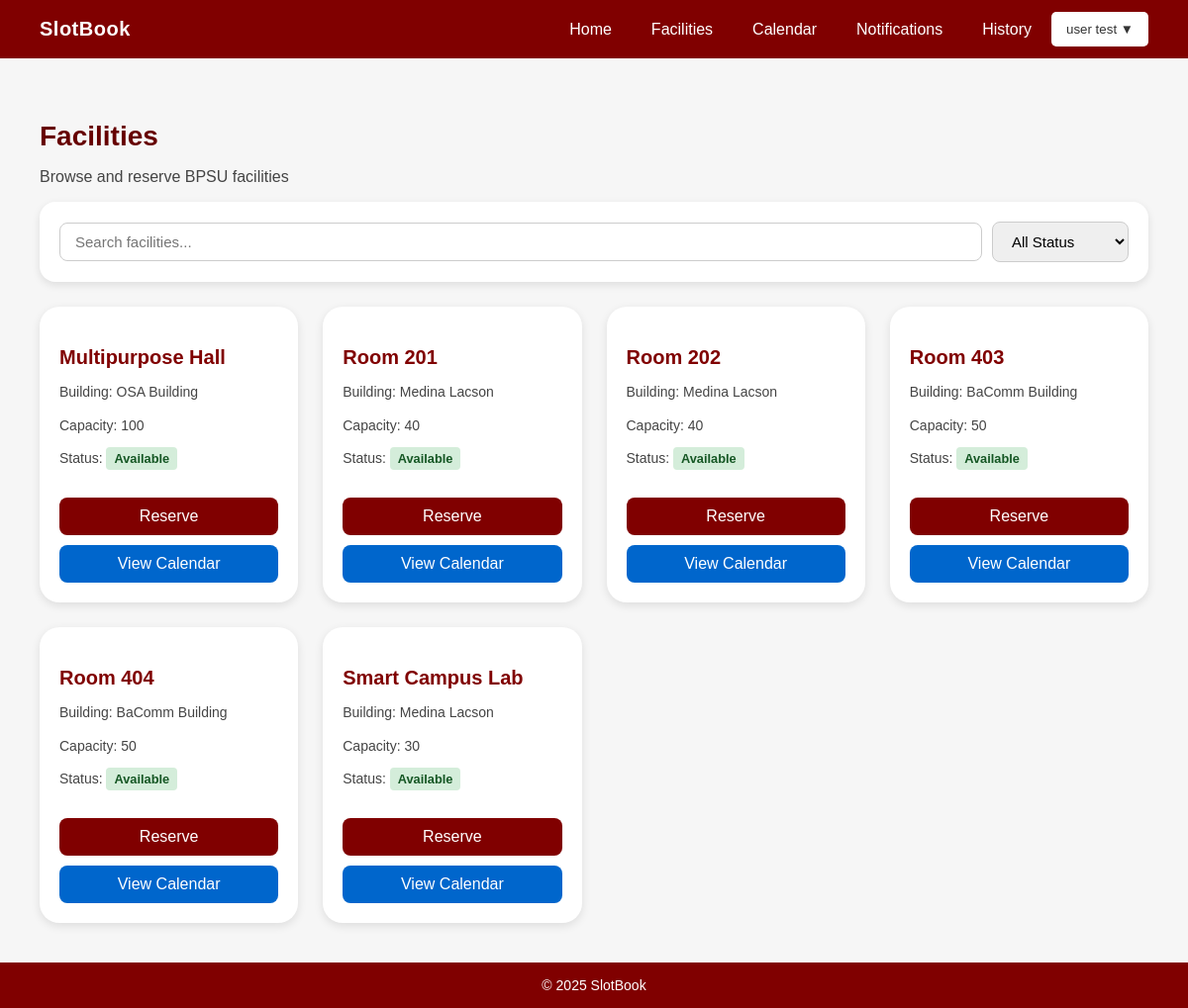
Page /slotbook/facilities_f.php (signed in) on the committed database.
### tables this page shows
CREATE TABLE `facilities` (
  `id` int(11) NOT NULL,
  `name` varchar(200) NOT NULL,
  `building` varchar(200) NOT NULL,
  `capacity` int(11) DEFAULT 0,
  `status` enum('available','maintenance') NOT NULL DEFAULT 'available',
  `created_at` timestamp NOT NULL DEFAULT current_timestamp()
);

### slotbook/facilities_f.php (the view, shortened to what this page needs)
<?php
require_once __DIR__ . '/includes/functions.php';
$query = "SELECT * FROM facilities ORDER BY name ASC";
$result = $mysqli->query($query);
?>
<!DOCTYPE html>
<html lang="en">
<head>
    <link rel="stylesheet" href="css\facilities_f.css">
</head>
<body>
    <header>
        <div class="brand">SlotBook</div>
        <nav>
            <a href="dashboard_f.php">Home</a>
            <a href="facilities_f.php">Facilities</a>
            <a href="calendar_view.php">Calendar</a>
            <a href="notifications.php">Notifications</a>
            <a href="history.php">History</a>
            <div class="user-menu">
                <button class="user-dropdown">
                    <?= htmlspecialchars($_SESSION['full_name'] ?? 'User') ?> ▼
                </button>
            </div>
        </nav>
    </header>
    <main>
        <section>
            <h2>Facilities</h2>
            <p>Browse and reserve BPSU facilities</p>
        </section>
        <section class="filter-bar">
            <input type="text" id="searchInput" placeholder="Search facilities..." onkeyup="filterFacilities()">
            <select id="filterStatus" onchange="filterFacilities()">
                <option value="">All Status</option>
            </select>
        </section>
        <section>
            <div class="facility-grid">
                <?php if ($result && $result->num_rows > 0): ?>
                    <?php while ($row = $result->fetch_assoc()): ?>
                        <?php
                        $status = $row['status'] ?? 'available';
                        $status_display = ucfirst($status);
                        $status_class = $status;
                        $can_reserve = ($status === 'available');
                        ?>
                        <div class="facility-card" data-status="<?= $status ?>">
                            <div>
                                <h3><?= htmlspecialchars($row['name']); ?></h3>
                                <p>Building: <?= htmlspecialchars($row['building']); ?></p>
                                <p>Capacity: <?= htmlspecialchars($row['capacity']); ?></p>
                                <p>Status:
                                    <span class="status <?= $status_class ?>">
                                        <?= $status_display ?>
                                    </span>
                                </p>
                            </div>
                            <div class="button-group">
                                <?php if ($can_reserve): ?>
                                    <a href="reserve.php?facility_id=<?= $row['id']; ?>" class="reserve-btn">Reserve</a>
                                <?php else: ?>
                                    <button class="reserve-btn disabled" disabled>
                                        <?= $status === 'maintenance' ? 'Under Maintenance' : 'Not Available' ?>
                                    </button>
                                <?php endif; ?>
                                <a href="calendar_view.php?facility_id=<?= $row['id']; ?>" class="calendar-btn">View
                                    Calendar</a>
                            </div>
                        </div>
                    <?php endwhile; ?>
                <?php else: ?>
                    <p style="font-size: 16px; color: #666;">No facilities found.</p>
                <?php endif; ?>
            </div>
        </section>
    </main>
    <footer>
        © 2025 SlotBook
    </footer>
</body>
</html>

### slotbook/css/facilities_f.css (style rules this page uses)
body { margin: 0; font-family: "Poppins", sans-serif; background-color: #f6f6f6; color: #333; }
header { background-color: #800000; color: #fff; display: flex; align-items: center; justify-content: space-between; padding: 12px 40px; }
header .brand { font-weight: 600; font-size: 20px; letter-spacing: 0.5px; }
nav { display: flex; align-items: center; gap: 20px; }
nav a { color: #fff; text-decoration: none; margin-left: 20px; font-weight: 500; transition: color 0.3s ease; }
.user-menu { position: relative; display: inline-block; }
.user-dropdown { background: #fff; color: #333; border: none; padding: 10px 15px; border-radius: 5px; cursor: pointer; font-weight: 500; display: flex; align-items: center; gap: 8px; transition: background 0.3s ease; }
main { padding: 40px; min-height: calc(100vh - 100px); }
h2 { color: #600; font-size: 28px; margin-bottom: 5px; }
p { color: #444; }
.filter-bar { display: flex; justify-content: space-between; align-items: center; flex-wrap: wrap; gap: 10px; background: #fff; padding: 20px; border-radius: 16px; box-shadow: 0 3px 8px rgba(0, 0, 0, 0.1); margin-bottom: 25px; }
.filter-bar input, .filter-bar select { padding: 10px 15px; border: 1px solid #ccc; border-radius: 8px; font-size: 15px; }
.filter-bar input { flex: 1; min-width: 220px; }
.facility-grid { display: grid; grid-template-columns: repeat(auto-fill, minmax(250px, 1fr)); gap: 25px; }
.facility-card { background: #fff; border-radius: 20px; padding: 20px; box-shadow: 0 3px 10px rgba(0, 0, 0, 0.1); display: flex; flex-direction: column; justify-content: space-between; transition: transform 0.2s ease, box-shadow 0.2s ease; }
.facility-card h3 { color: #800000; font-size: 20px; margin-bottom: 8px; }
.facility-card p { font-size: 14px; color: #444; line-height: 1.4; }
.status { font-weight: bold; padding: 4px 8px; border-radius: 4px; font-size: 0.8rem; }
.status.available { background: #d4edda; color: #155724; }
.reserve-btn { display: inline-block; background: #800000; color: #fff; padding: 10px 14px; text-decoration: none; border-radius: 8px; font-weight: 500; text-align: center; transition: background 0.3s ease; border: none; cursor: pointer; }
.calendar-btn { display: inline-block; background: #0066cc; color: #fff; padding: 10px 14px; text-decoration: none; border-radius: 8px; font-weight: 500; text-align: center; transition: background 0.3s ease; }
.button-group { display: flex; gap: 10px; margin-top: 15px; flex-wrap: wrap; }
.button-group a, .button-group button { flex: 1; min-width: 120px; }
footer { background: #800000; color: #fff; text-align: center; padding: 15px; font-size: 14px; }

### rows in the picture
facilities: name "Multipurpose Hall", building "OSA Building", capacity "100", status "Available"
facilities: name "Room 201", building "Medina Lacson", capacity "40", status "Available"
facilities: name "Room 202", building "Medina Lacson", capacity "40", status "Available"
facilities: name "Room 403", building "BaComm Building", capacity "50", status "Available"
facilities: name "Room 404", building "BaComm Building", capacity "50", status "Available"
facilities: name "Smart Campus Lab", building "Medina Lacson", capacity "30", status "Available"

### other values in the picture
$_SESSION['full_name'] "user test"
